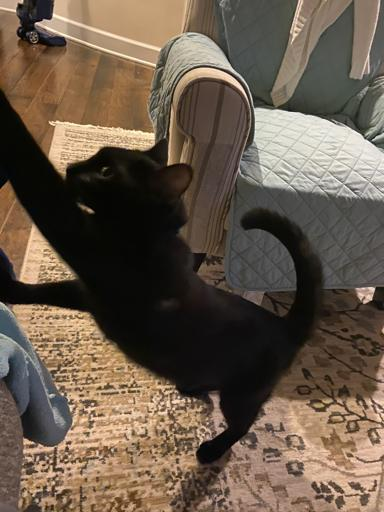
#> input picture CSC 355 Open Source Development/Week 1/6.jpg, 384 x 512 px
$ python LearningInvert.py
#> lines starting #> are read from the running program, lines starting #| are printed output that depends on the picture
#Nicholas Jonas
#10/16/2020
#Week 1 Assignment
#CSC355: Open Source Development
#The goal of this program was to create a negative/inverted image using Pillow.
import numpy as np
from PIL import Image


def main():
    #Nested for loop that changes the color values at each pixel.
    print("Hello World")
    copy = Image.open("6.jpg")
#> copy is the input picture: PIL image 384x512 RGB; mean R, G, B 104.6, 89.7, 74.8
    lady = copy
    ladyW, ladyH =lady.size
#> ladyW = 384; ladyH = 512
    #pix = lady.load()
    #print(type(pix))

    for i in range(ladyW): #width
        for j in range(ladyH): #height
            pixel = lady.getpixel((i,j))
            #print(pixel)
            r = pixel[0]
            g = pixel[1]
            b = pixel[2]
            newColor = (255-r,255-g,255-b) # modifying the pixel rgb values
            #Also have modified these values to see what each picture looks
            #like without r, g, or b
            # (255-r, 0, 255-b), (255-r, g, 255-b)are interesting ones
            lady.putpixel((i,j), newColor) # Places in new rgb values
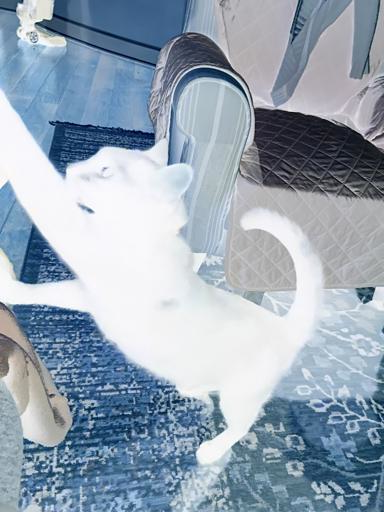
#> lady: PIL image 384x512 RGB; mean R, G, B 150.4, 165.3, 180.2
    lady.show()
    copy.show()
    #lady.save("PIL_Photos/InvertedLady.jpg")
#main


if __name__ == "__main__":
    main()
